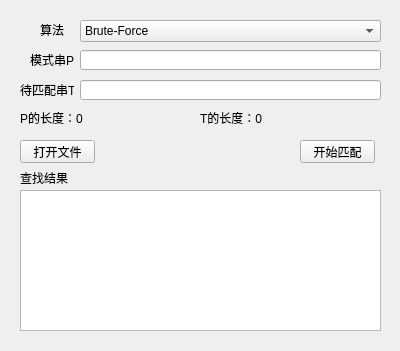
<?xml version="1.0" encoding="UTF-8"?>
<ui version="4.0">
 <class>MainWindow</class>
 <widget class="QMainWindow" name="MainWindow">
  <property name="geometry">
   <rect>
    <x>0</x>
    <y>0</y>
    <width>400</width>
    <height>351</height>
   </rect>
  </property>
  <property name="windowTitle">
   <string>String Matcher</string>
  </property>
  <widget class="QWidget" name="centralWidget">
   <widget class="QPushButton" name="pushButton">
    <property name="geometry">
     <rect>
      <x>20</x>
      <y>140</y>
      <width>75</width>
      <height>23</height>
     </rect>
    </property>
    <property name="text">
     <string>打开文件</string>
    </property>
   </widget>
   <widget class="QPushButton" name="pushButton_2">
    <property name="geometry">
     <rect>
      <x>300</x>
      <y>140</y>
      <width>75</width>
      <height>23</height>
     </rect>
    </property>
    <property name="text">
     <string>开始匹配</string>
    </property>
   </widget>
   <widget class="QLineEdit" name="lineEdit">
    <property name="geometry">
     <rect>
      <x>80</x>
      <y>50</y>
      <width>301</width>
      <height>20</height>
     </rect>
    </property>
    <property name="readOnly">
     <bool>true</bool>
    </property>
   </widget>
   <widget class="QLabel" name="label">
    <property name="geometry">
     <rect>
      <x>30</x>
      <y>50</y>
      <width>54</width>
      <height>20</height>
     </rect>
    </property>
    <property name="text">
     <string>模式串P</string>
    </property>
   </widget>
   <widget class="QLabel" name="label_2">
    <property name="geometry">
     <rect>
      <x>20</x>
      <y>80</y>
      <width>54</width>
      <height>20</height>
     </rect>
    </property>
    <property name="text">
     <string>待匹配串T</string>
    </property>
   </widget>
   <widget class="QLineEdit" name="lineEdit_2">
    <property name="geometry">
     <rect>
      <x>80</x>
      <y>80</y>
      <width>301</width>
      <height>20</height>
     </rect>
    </property>
    <property name="readOnly">
     <bool>true</bool>
    </property>
   </widget>
   <widget class="QLabel" name="label_3">
    <property name="geometry">
     <rect>
      <x>20</x>
      <y>110</y>
      <width>171</width>
      <height>16</height>
     </rect>
    </property>
    <property name="text">
     <string>P的长度：0</string>
    </property>
   </widget>
   <widget class="QLabel" name="label_4">
    <property name="geometry">
     <rect>
      <x>200</x>
      <y>110</y>
      <width>181</width>
      <height>16</height>
     </rect>
    </property>
    <property name="text">
     <string>T的长度：0</string>
    </property>
   </widget>
   <widget class="QTextBrowser" name="textBrowser">
    <property name="geometry">
     <rect>
      <x>20</x>
      <y>190</y>
      <width>361</width>
      <height>141</height>
     </rect>
    </property>
   </widget>
   <widget class="QLabel" name="label_8">
    <property name="geometry">
     <rect>
      <x>20</x>
      <y>170</y>
      <width>171</width>
      <height>16</height>
     </rect>
    </property>
    <property name="text">
     <string>查找结果</string>
    </property>
   </widget>
   <widget class="QComboBox" name="comboBox">
    <property name="geometry">
     <rect>
      <x>80</x>
      <y>20</y>
      <width>301</width>
      <height>22</height>
     </rect>
    </property>
    <item>
     <property name="text">
      <string>Brute-Force</string>
     </property>
    </item>
    <item>
     <property name="text">
      <string>KMP</string>
     </property>
    </item>
    <item>
     <property name="text">
      <string>BM</string>
     </property>
    </item>
   </widget>
   <widget class="QLabel" name="label_5">
    <property name="geometry">
     <rect>
      <x>40</x>
      <y>20</y>
      <width>31</width>
      <height>20</height>
     </rect>
    </property>
    <property name="text">
     <string>算法</string>
    </property>
   </widget>
  </widget>
 </widget>
 <layoutdefault spacing="6" margin="11"/>
 <resources/>
 <connections/>
</ui>
